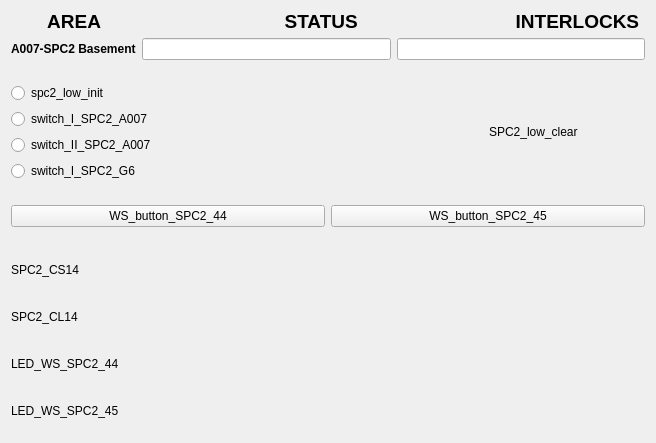
<?xml version="1.0" encoding="UTF-8"?>
<ui version="4.0">
 <class>Form</class>
 <widget class="QWidget" name="Form">
  <property name="geometry">
   <rect>
    <x>0</x>
    <y>0</y>
    <width>648</width>
    <height>443</height>
   </rect>
  </property>
  <property name="windowTitle">
   <string>Form</string>
  </property>
  <layout class="QVBoxLayout" name="verticalLayout_3">
   <item>
    <layout class="QVBoxLayout" name="verticalLayout">
     <item>
      <widget class="QLabel" name="label_4">
       <property name="maximumSize">
        <size>
         <width>16777215</width>
         <height>21</height>
        </size>
       </property>
       <property name="font">
        <font>
         <pointsize>14</pointsize>
         <weight>75</weight>
         <bold>true</bold>
        </font>
       </property>
       <property name="text">
        <string>       AREA                                   STATUS                              INTERLOCKS </string>
       </property>
      </widget>
     </item>
     <item>
      <layout class="QFormLayout" name="formLayout_2">
       <property name="fieldGrowthPolicy">
        <enum>QFormLayout::AllNonFixedFieldsGrow</enum>
       </property>
       <item row="0" column="0">
        <widget class="QLabel" name="label_2">
         <property name="font">
          <font>
           <weight>75</weight>
           <bold>true</bold>
          </font>
         </property>
         <property name="text">
          <string>A007-SPC2 Basement</string>
         </property>
        </widget>
       </item>
       <item row="0" column="1">
        <layout class="QHBoxLayout" name="horizontalLayout">
         <item>
          <widget class="QELineEdit" name="qelineedit_2">
           <property name="alignment">
            <set>Qt::AlignCenter</set>
           </property>
           <property name="variable" stdset="0">
            <string>VCS:SPC2L-CLR-STATS</string>
           </property>
           <property name="format" stdset="0">
            <enum>QELineEdit::Default</enum>
           </property>
          </widget>
         </item>
         <item>
          <widget class="QELineEdit" name="qelineedit">
           <property name="alignment">
            <set>Qt::AlignCenter</set>
           </property>
           <property name="variable" stdset="0">
            <string>VCS:SPC2L-INTLCK-STATS</string>
           </property>
          </widget>
         </item>
        </layout>
       </item>
      </layout>
     </item>
    </layout>
   </item>
   <item>
    <spacer name="verticalSpacer_2">
     <property name="orientation">
      <enum>Qt::Vertical</enum>
     </property>
     <property name="sizeHint" stdset="0">
      <size>
       <width>20</width>
       <height>40</height>
      </size>
     </property>
    </spacer>
   </item>
   <item>
    <layout class="QHBoxLayout" name="horizontalLayout_9">
     <item>
      <layout class="QVBoxLayout" name="verticalLayout_2">
       <item>
        <widget class="QERadioButton" name="qeradiobutton_3">
         <property name="text">
          <string>spc2_low_init</string>
         </property>
         <property name="autoExclusive">
          <bool>false</bool>
         </property>
         <property name="variable" stdset="0">
          <string>VCS:SPC2L-INIT</string>
         </property>
         <property name="format" stdset="0">
          <enum>QERadioButton::LocalEnumeration</enum>
         </property>
         <property name="pressText">
          <string>0</string>
         </property>
         <property name="releaseText">
          <string>1</string>
         </property>
        </widget>
       </item>
       <item>
        <widget class="QERadioButton" name="qeradiobutton_6">
         <property name="text">
          <string>switch_I_SPC2_A007</string>
         </property>
         <property name="autoExclusive">
          <bool>false</bool>
         </property>
         <property name="variable" stdset="0">
          <string>VCS:SW-I-SPC2-A007</string>
         </property>
         <property name="format" stdset="0">
          <enum>QERadioButton::LocalEnumeration</enum>
         </property>
         <property name="pressText">
          <string>0</string>
         </property>
         <property name="releaseText">
          <string>1</string>
         </property>
        </widget>
       </item>
       <item>
        <widget class="QERadioButton" name="qeradiobutton_5">
         <property name="text">
          <string>switch_II_SPC2_A007</string>
         </property>
         <property name="autoExclusive">
          <bool>false</bool>
         </property>
         <property name="variable" stdset="0">
          <string>VCS:SW-II-SPC2-A007</string>
         </property>
         <property name="format" stdset="0">
          <enum>QERadioButton::LocalEnumeration</enum>
         </property>
         <property name="pressText">
          <string>0</string>
         </property>
         <property name="releaseText">
          <string>1</string>
         </property>
        </widget>
       </item>
       <item>
        <widget class="QERadioButton" name="qeradiobutton_4">
         <property name="text">
          <string>switch_I_SPC2_G6</string>
         </property>
         <property name="variable" stdset="0">
          <string>VCS:SW-I-SPC2-G6</string>
         </property>
         <property name="format" stdset="0">
          <enum>QERadioButton::LocalEnumeration</enum>
         </property>
         <property name="pressText">
          <string>1</string>
         </property>
         <property name="releaseText">
          <string>0</string>
         </property>
        </widget>
       </item>
      </layout>
     </item>
     <item>
      <spacer name="horizontalSpacer">
       <property name="orientation">
        <enum>Qt::Horizontal</enum>
       </property>
       <property name="sizeHint" stdset="0">
        <size>
         <width>40</width>
         <height>20</height>
        </size>
       </property>
      </spacer>
     </item>
     <item>
      <layout class="QHBoxLayout" name="horizontalLayout_8">
       <item>
        <widget class="QLabel" name="label_9">
         <property name="maximumSize">
          <size>
           <width>16777215</width>
           <height>20</height>
          </size>
         </property>
         <property name="text">
          <string>SPC2_low_clear</string>
         </property>
        </widget>
       </item>
       <item>
        <widget class="QEBitStatus" name="qebitstatus_3">
         <property name="minimumSize">
          <size>
           <width>61</width>
           <height>41</height>
          </size>
         </property>
         <property name="maximumSize">
          <size>
           <width>61</width>
           <height>41</height>
          </size>
         </property>
         <property name="numberOfBits">
          <number>1</number>
         </property>
         <property name="shape">
          <enum>QBitStatus::Circle</enum>
         </property>
         <property name="offColour">
          <color>
           <red>0</red>
           <green>77</green>
           <blue>0</blue>
          </color>
         </property>
         <property name="variable" stdset="0">
          <string>VCS:SPC2L-CLR</string>
         </property>
        </widget>
       </item>
      </layout>
     </item>
    </layout>
   </item>
   <item>
    <spacer name="verticalSpacer_3">
     <property name="orientation">
      <enum>Qt::Vertical</enum>
     </property>
     <property name="sizeHint" stdset="0">
      <size>
       <width>20</width>
       <height>40</height>
      </size>
     </property>
    </spacer>
   </item>
   <item>
    <layout class="QHBoxLayout" name="horizontalLayout_10">
     <item>
      <widget class="QEPushButton" name="qepushbutton">
       <property name="text">
        <string>WS_button_SPC2_44</string>
       </property>
       <property name="variable" stdset="0">
        <string>VCS:WS-BUT-SPC2-44</string>
       </property>
       <property name="writeOnPress">
        <bool>true</bool>
       </property>
       <property name="writeOnRelease">
        <bool>true</bool>
       </property>
       <property name="writeOnClick">
        <bool>false</bool>
       </property>
       <property name="pressText">
        <string>0</string>
       </property>
       <property name="releaseText">
        <string>1</string>
       </property>
      </widget>
     </item>
     <item>
      <widget class="QEPushButton" name="qepushbutton_3">
       <property name="text">
        <string>WS_button_SPC2_45</string>
       </property>
       <property name="variable" stdset="0">
        <string>VCS:WS-BUT-SPC2-45</string>
       </property>
       <property name="writeOnPress">
        <bool>true</bool>
       </property>
       <property name="writeOnRelease">
        <bool>true</bool>
       </property>
       <property name="writeOnClick">
        <bool>false</bool>
       </property>
       <property name="pressText">
        <string>0</string>
       </property>
       <property name="releaseText">
        <string>1</string>
       </property>
      </widget>
     </item>
    </layout>
   </item>
   <item>
    <spacer name="verticalSpacer">
     <property name="orientation">
      <enum>Qt::Vertical</enum>
     </property>
     <property name="sizeHint" stdset="0">
      <size>
       <width>20</width>
       <height>40</height>
      </size>
     </property>
    </spacer>
   </item>
   <item>
    <layout class="QHBoxLayout" name="horizontalLayout_13">
     <item>
      <widget class="QLabel" name="label_12">
       <property name="maximumSize">
        <size>
         <width>16777215</width>
         <height>20</height>
        </size>
       </property>
       <property name="text">
        <string>SPC2_CS14</string>
       </property>
      </widget>
     </item>
     <item>
      <widget class="QEBitStatus" name="qebitstatus_8">
       <property name="minimumSize">
        <size>
         <width>61</width>
         <height>41</height>
        </size>
       </property>
       <property name="maximumSize">
        <size>
         <width>61</width>
         <height>41</height>
        </size>
       </property>
       <property name="numberOfBits">
        <number>1</number>
       </property>
       <property name="shape">
        <enum>QBitStatus::Circle</enum>
       </property>
       <property name="offColour">
        <color>
         <red>0</red>
         <green>70</green>
         <blue>0</blue>
        </color>
       </property>
       <property name="variable" stdset="0">
        <string>VCS:CS14-SPC2</string>
       </property>
       <property name="variableSubstitutions" stdset="0">
        <string/>
       </property>
      </widget>
     </item>
    </layout>
   </item>
   <item>
    <layout class="QHBoxLayout" name="horizontalLayout_12">
     <item>
      <widget class="QLabel" name="label_11">
       <property name="maximumSize">
        <size>
         <width>16777215</width>
         <height>20</height>
        </size>
       </property>
       <property name="text">
        <string>SPC2_CL14</string>
       </property>
      </widget>
     </item>
     <item>
      <widget class="QEBitStatus" name="qebitstatus_7">
       <property name="minimumSize">
        <size>
         <width>61</width>
         <height>41</height>
        </size>
       </property>
       <property name="maximumSize">
        <size>
         <width>61</width>
         <height>41</height>
        </size>
       </property>
       <property name="numberOfBits">
        <number>1</number>
       </property>
       <property name="shape">
        <enum>QBitStatus::Circle</enum>
       </property>
       <property name="offColour">
        <color>
         <red>0</red>
         <green>70</green>
         <blue>0</blue>
        </color>
       </property>
       <property name="variable" stdset="0">
        <string>VCS:CL14-SPC2</string>
       </property>
       <property name="variableSubstitutions" stdset="0">
        <string/>
       </property>
      </widget>
     </item>
    </layout>
   </item>
   <item>
    <layout class="QHBoxLayout" name="horizontalLayout_11">
     <item>
      <widget class="QLabel" name="label_10">
       <property name="maximumSize">
        <size>
         <width>16777215</width>
         <height>20</height>
        </size>
       </property>
       <property name="text">
        <string>LED_WS_SPC2_44</string>
       </property>
      </widget>
     </item>
     <item>
      <widget class="QEBitStatus" name="qebitstatus_6">
       <property name="minimumSize">
        <size>
         <width>61</width>
         <height>41</height>
        </size>
       </property>
       <property name="maximumSize">
        <size>
         <width>61</width>
         <height>41</height>
        </size>
       </property>
       <property name="numberOfBits">
        <number>1</number>
       </property>
       <property name="shape">
        <enum>QBitStatus::Circle</enum>
       </property>
       <property name="offColour">
        <color>
         <red>0</red>
         <green>70</green>
         <blue>0</blue>
        </color>
       </property>
       <property name="variable" stdset="0">
        <string>VCS:LED-WS-SPC2-44</string>
       </property>
       <property name="variableSubstitutions" stdset="0">
        <string/>
       </property>
      </widget>
     </item>
    </layout>
   </item>
   <item>
    <layout class="QHBoxLayout" name="horizontalLayout_6">
     <item>
      <widget class="QLabel" name="label_7">
       <property name="maximumSize">
        <size>
         <width>16777215</width>
         <height>20</height>
        </size>
       </property>
       <property name="text">
        <string>LED_WS_SPC2_45</string>
       </property>
      </widget>
     </item>
     <item>
      <widget class="QEBitStatus" name="qebitstatus_4">
       <property name="minimumSize">
        <size>
         <width>61</width>
         <height>41</height>
        </size>
       </property>
       <property name="maximumSize">
        <size>
         <width>61</width>
         <height>41</height>
        </size>
       </property>
       <property name="numberOfBits">
        <number>1</number>
       </property>
       <property name="shape">
        <enum>QBitStatus::Circle</enum>
       </property>
       <property name="offColour">
        <color>
         <red>0</red>
         <green>70</green>
         <blue>0</blue>
        </color>
       </property>
       <property name="variable" stdset="0">
        <string>VCS:LED-WS-SPC2-45</string>
       </property>
       <property name="variableSubstitutions" stdset="0">
        <string/>
       </property>
      </widget>
     </item>
    </layout>
   </item>
  </layout>
 </widget>
 <customwidgets>
  <customwidget>
   <class>QEBitStatus</class>
   <extends>QBitStatus</extends>
   <header>QEBitStatus.h</header>
  </customwidget>
  <customwidget>
   <class>QELineEdit</class>
   <extends>QLineEdit</extends>
   <header>QELineEdit.h</header>
  </customwidget>
  <customwidget>
   <class>QEPushButton</class>
   <extends>QPushButton</extends>
   <header>QEPushButton.h</header>
  </customwidget>
  <customwidget>
   <class>QERadioButton</class>
   <extends>QRadioButton</extends>
   <header>QERadioButton.h</header>
  </customwidget>
  <customwidget>
   <class>QBitStatus</class>
   <extends>QWidget</extends>
   <header>QBitStatus.h</header>
  </customwidget>
 </customwidgets>
 <resources/>
 <connections/>
</ui>
